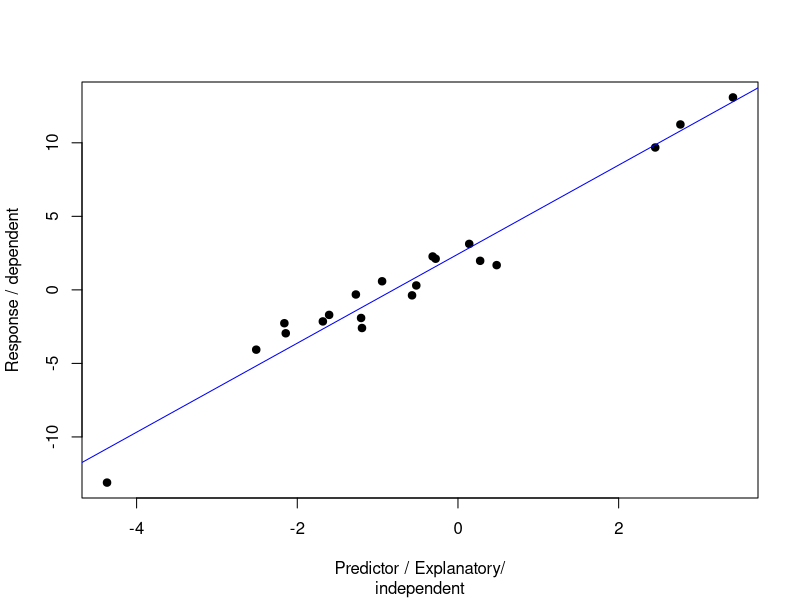
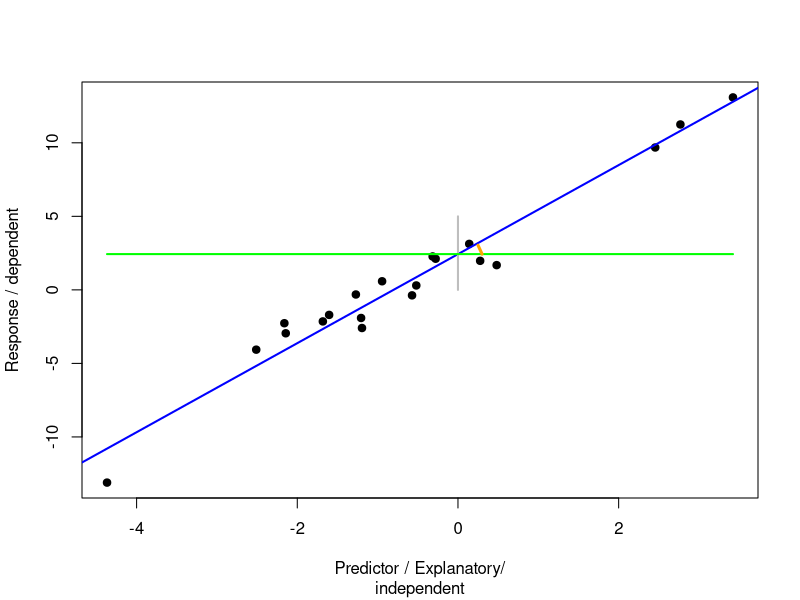
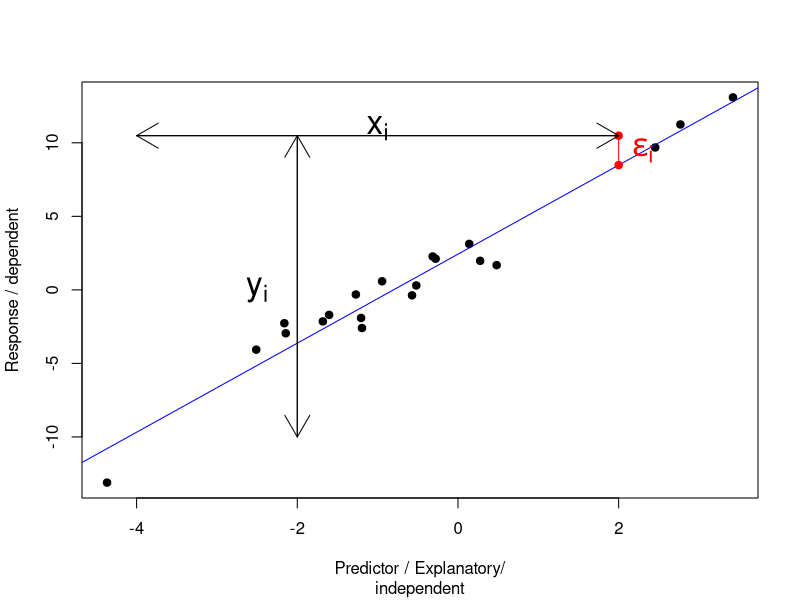
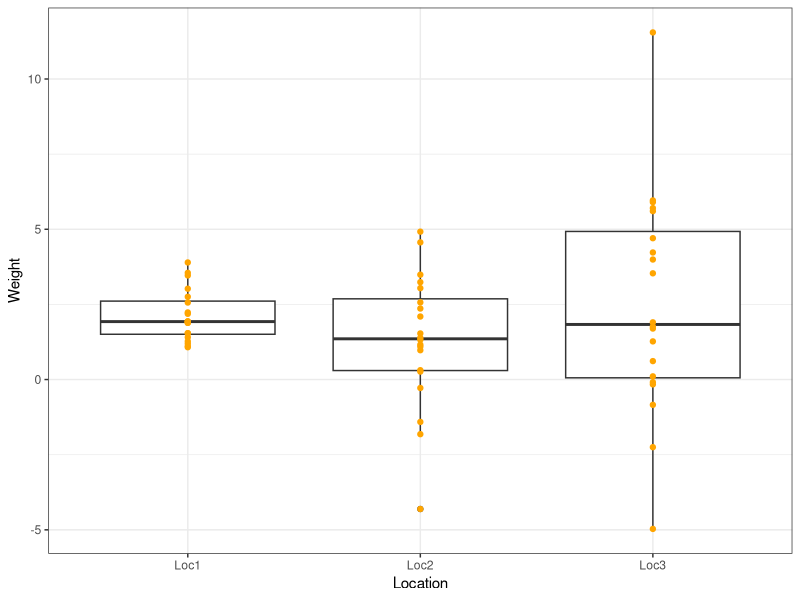

The R script that drew these images, in order:
## ---- chunk 1
knitr::opts_chunk$set(echo = FALSE)
library(plotrix)
library(tidyverse)
library(ggplot2)
## ---- chunk 2
set.seed(5)
npoints <- 20
x <- rnorm(npoints, mean = 0, sd= 2)
y <- 2 + x*3 + rnorm(npoints, 0, 1)
plot(y ~ x, pch = 19, xlab = 'Predictor / Explanatory/',
     ylab = 'Response / dependent', xlim = c(min(x), max(x)))
mtext('independent', side = 1, line = 4)
abline(lm(y ~ x), col = 'blue')
## ---- chunk 3
plot(y ~ x, pch = 19, xlab = 'Predictor / Explanatory/',
     ylab = 'Response / dependent', xlim = c(min(x), max(x)))
mtext('independent', side = 1, line = 4)
abline(lm(y ~ x), col = 'blue', lwd = 2)
segments(x0 = 0, y0 = 0, x1 = 0, y1 = 5, col = 'grey', lwd = 2)
segments(x0 = min(x), y0 = coef(lm(y ~ x))[1], x1 = max(x), y1 = coef(lm(y ~ x))[1], col = 'green', lwd = 2)

segments(x0 = 0.3, y0 = coef(lm(y ~ x))[1], x1 = 0.25, y1 = coef(lm(y ~ x))[1] + 0.6, col = 'orange', lwd = 3)


## ---- chunk 4
plot(y ~ x, pch = 19, xlab = 'Predictor / Explanatory/',
     ylab = 'Response / dependent')
mtext('independent', side = 1, line = 4)
abline(lm(y ~ x), col = 'blue')
points(x = c(2, 2), y = c(coef(lm(y ~ x))[1] + 2*coef(lm(y ~ x))[2], coef(lm(y ~ x))[1] + 2*coef(lm(y ~ x))[2] + 2), col = 'red', pch = 19)
segments(x0 = 2, y0 = coef(lm(y ~ x))[1] + 2*coef(lm(y ~ x))[2], x1 = 2, y1 = coef(lm(y ~ x))[1] + 2*coef(lm(y ~ x))[2] + 2, col = 'red')
text(x = 2.3, y = coef(lm(y ~ x))[1] + 2*coef(lm(y ~ x))[2] + 1, label = expression(paste(epsilon[i])), cex = 2, col = 'red')
arrows(x0 = -4, y0 = coef(lm(y ~ x))[1] + 2*coef(lm(y ~ x))[2] + 2, x1 = 2, y1 = coef(lm(y ~ x))[1] + 2*coef(lm(y ~ x))[2] + 2)
arrows(x0 = 2, y0 = coef(lm(y ~ x))[1] + 2*coef(lm(y ~ x))[2] + 2, x1 = -4, y1 = coef(lm(y ~ x))[1] + 2*coef(lm(y ~ x))[2] + 2)
text(x = -1, y = 11, label = expression(x[i]), cex = 2)

arrows(x0 = -2, y0 = coef(lm(y ~ x))[1] + 2*coef(lm(y ~ x))[2] + 2, x1 = -2, y1 = -10)
arrows(x0 = -2, y0 = -10, x1 = -2, y1 = coef(lm(y ~ x))[1] + 2*coef(lm(y ~ x))[2] + 2)
text(x = -2.5, y = 0, label = expression(y[i]), cex = 2)

## ---- chunk 5
group1 <- rnorm(20, 2, sd = 1)
group2 <- rnorm(20, 2, sd = 3)
group3 <- rnorm(20, 2, sd = 4)

dat <- data.frame(Location = c(rep('Loc1', 20), rep('Loc2', 20), rep('Loc3', 20)), Weight = c(group1, group2, group3))
ggplot(dat, aes(x = Location, y = Weight)) +
  geom_boxplot() +
  geom_point(col = 'orange') + theme_bw()
## ---- chunk 6
(int_vec <- c(105L, 1L, 3L))
(log_vec <- c(TRUE, TRUE, FALSE))
(chr_vec <- c("a", "b", "d"))


## ---- chunk 7
class(int_vec); class(log_vec); class(chr_vec)
(lt <- list("d", 5:9, c(TRUE, TRUE, TRUE), c(0, 10.8)))

## ---- chunk 8
mat1 <- matrix(1:6, ncol = 2, nrow = 3)
mat1
dim(mat1)
df <- data.frame(x = 5:9, y = c("a", "x", "d", "r", "b"))
str(df)
## ---- chunk 9
(f <- factor(c("F", "M", "M"))); class(f)
(sex_char <- c("F", "F", "F"))
sex_f <- factor(sex_char, levels = c("F", "M"))
## ---- chunk 10
as_tibble(iris)
